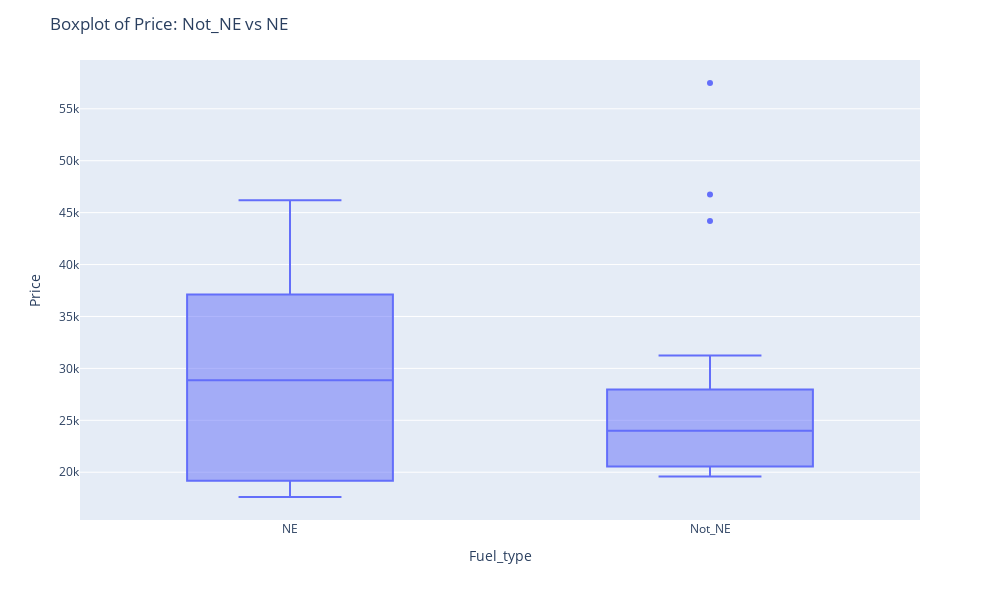

The cell this chart's notebook holds for it:
### Markdown cell above
### Make a boxplot to see how they compare overall.

### Code cell
fig = px.box(group, x="Fuel_type", y="Price")
fig.layout.update(
    width=1000,
    height=600,
    title_text = 'Boxplot of Price: Not_NE vs NE')
fig.show()

### Figure 1 — Plotly figure (JSON) as saved in the notebook; plotly's stock layout.template omitted (floating-point values rounded to 4 significant figures)
{"data": [{"alignmentgroup": "True", "hovertemplate": "Fuel_type=%{x}<br>Price=%{y}<extra></extra>", "legendgroup": "", "marker": {"color": "#636efa"}, "name": "", "notched": false, "offsetgroup": "", "orientation": "v", "showlegend": false, "type": "box", "x": ["NE", "Not_NE", "NE", "Not_NE", "NE", "Not_NE", "NE", "Not_NE", "NE", "Not_NE", "NE", "Not_NE", "NE", "Not_NE", "NE", "Not_NE", "NE", "Not_NE", "NE", "Not_NE", "NE", "Not_NE", "NE", "Not_NE", "NE", "Not_NE", "NE", "Not_NE", "NE", "Not_NE", "NE", "Not_NE", "NE", "Not_NE", "NE", "Not_NE", "NE", "Not_NE", "NE", "Not_NE", "NE", "Not_NE", "NE", "Not_NE", "NE", "Not_NE", "NE", "Not_NE"], "x0": " ", "xaxis": "x", "y": [19970.0, 19600.0, 18910.0, 19630.0, 18070.0, 19990.0, 17890.0, 20070.0, 18030.0, 19980.0, 17615, 19950.0, 18190.0, 21030.0, 19450.0, 21370.0, 25140.0, 22200.0, 25680.0, 22780.0, 25950.0, 23110.0, 27860.0, 23150.0, 29870.0, 24850.0, 35200.0, 26200.0, 36970.0, 27730.0, 36380.0, 27740.0, 37270.0, 27900.0, 36130.0, 27850.0, 38100.0, 28030.0, 41550.0, 30430.0, 39290.0, 31250.0, 46200.0, 44200.0, 41560.0, 46740.0, 33230.0, 57480.0], "y0": " ", "yaxis": "y"}], "layout": {"boxmode": "group", "height": 600, "legend": {"tracegroupgap": 0}, "margin": {"t": 60}, "title": {"text": "Boxplot of Price: Not_NE vs NE"}, "width": 1000, "xaxis": {"anchor": "y", "autorange": true, "domain": [0, 1], "range": [-0.5, 1.5], "title": {"text": "Fuel_type"}, "type": "category"}, "yaxis": {"anchor": "x", "autorange": true, "domain": [0, 1], "range": [15400.0, 59700.0], "title": {"text": "Price"}, "type": "linear"}}}
